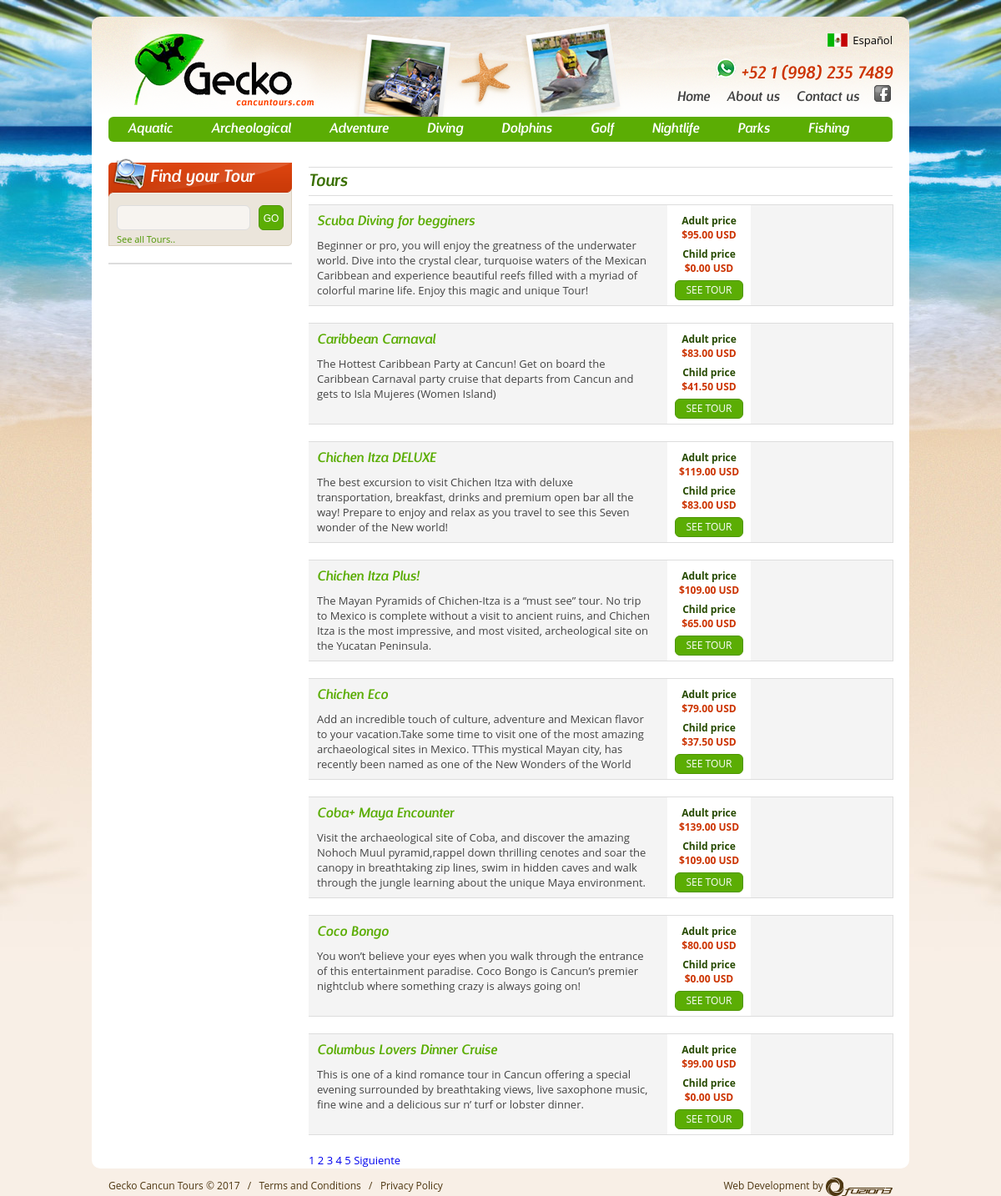
/en/todos.php, run on the app's committed database.
### tables this page shows
CREATE TABLE `categorias` (
  `id_cat` int(11) NOT NULL AUTO_INCREMENT,
  `nom_cat` varchar(100) NOT NULL,
  `nom_catIng` varchar(100) DEFAULT NULL,
  `imagen_cat` varchar(200) DEFAULT NULL,
  `texto_cat` text,
  `texto_catIng` text,
  `titleCat` varchar(200) DEFAULT NULL,
  `titleCatIng` varchar(200) DEFAULT NULL,
  `descriptionCat` text,
  `descriptionCatIng` text,
  `keywordsCat` text,
  `keywordsCatIng` text,
  PRIMARY KEY (`id_cat`)
);

CREATE TABLE `tours` (
  `id_tour` int(11) NOT NULL AUTO_INCREMENT,
  `cat_id` int(11) NOT NULL,
  `localizacion_id` int(11) NOT NULL,
  `nom_tour` varchar(250) NOT NULL,
  `nom_tourIng` varchar(250) DEFAULT NULL,
  `tm` varchar(3) NOT NULL,
  `precio_adulto` double(10,2) DEFAULT NULL,
  `precio_nino` double(10,2) DEFAULT NULL,
  `precio_regular` double(10,2) DEFAULT NULL,
  `imagen` varchar(200) DEFAULT NULL,
  `descripcion` varchar(255) NOT NULL,
  `descripcionIng` varchar(255) DEFAULT NULL,
  `texto_tour` text,
  `texto_tourIng` text,
  `duracion` varchar(100) DEFAULT NULL,
  `temporada` varchar(100) DEFAULT NULL,
  `disponibilidad` varchar(100) DEFAULT NULL,
  `horario` varchar(100) DEFAULT NULL,
  `ideal_para` varchar(100) DEFAULT NULL,
  `n_personas` varchar(100) DEFAULT NULL,
  `l_partida` varchar(100) DEFAULT NULL,
  `l_llegada` varchar(100) DEFAULT NULL,
  `r_adecuada` varchar(100) DEFAULT NULL,
  `duracionIng` varchar(100) DEFAULT NULL,
  `temporadaIng` varchar(100) DEFAULT NULL,
  `disponibilidadIng` varchar(100) DEFAULT NULL,
  `horarioIng` varchar(100) DEFAULT NULL,
  `ideal_paraIng` varchar(100) DEFAULT NULL,
  `n_personasIng` varchar(100) DEFAULT NULL,
  `l_partidaIng` varchar(100) DEFAULT NULL,
  `l_llegadaIng` varchar(100) DEFAULT NULL,
  `r_adecuadaIng` varchar(100) DEFAULT NULL,
  `lat` float(10,6) DEFAULT NULL,
  `lon` float(10,6) DEFAULT NULL,
  `title` text,
  `keywords` text,
  `description` text,
  `titleIng` text,
  `keywordsIng` text,
  `descriptionIng` text,
  `listado` varchar(2) NOT NULL,
  `destacado` varchar(2) NOT NULL,
  PRIMARY KEY (`id_tour`)
);

### en/include/config.php (called while the page is built, shortened)
<?php
$idiomaDB = "Ing";
$carpetaRaiz = "/";
$page = basename($_SERVER['SCRIPT_NAME']);
if($_SERVER['SERVER_PORT'] and $_SERVER['SERVER_PORT'] <> 80 ){$path = 'http://'.$_SERVER['SERVER_NAME'].':'.$_SERVER['SERVER_PORT'].$carpetaRaiz;}
else {$path = 'http://'.$_SERVER['SERVER_NAME'].$carpetaRaiz;}
?>

### include/function.php (called while the page is built, shortened)
<?php
function urls_amigables($url) {
$url = strtolower($url);
$find = array('&aacute;', '&eacute;', '&iacute;', '&oacute;', '&uacute;', '&ntilde;', '&amp;', '&');
$repl = array('a', 'e', 'i', 'o', 'u', 'n', 'and', '');
$url = str_replace ($find, $repl, $url);
$find = array(' ', '&', '\r\n', '\n', '+');
$url = str_replace ($find, '-', $url);
$find = array('/[^a-z0-9\-<>]/', '/[\-]+/', '/<[^>]*>/');
$repl = array('', '-', '');
$url = preg_replace ($find, $repl, $url);
return $url;
}
?>

### en/todos.php (the view, shortened to what this page needs)
<?php
require_once('../Connections/conexion.php');
include("include/config.php");
include('../include/function.php');
$currentPage = $_SERVER["PHP_SELF"];
$maxRows_TCategoria = 8;
$pageNum_TCategoria = 0;
$startRow_TCategoria = $pageNum_TCategoria * $maxRows_TCategoria;
$colname_id = "-1";
$query_DCategoria = sprintf("SELECT * FROM categorias WHERE id_cat = %s" , GetSQLValueString($colname_id, "int"));
$DCategoria = mysql_query($query_DCategoria, $conexion) or die(mysql_error());
$row_DCategoria = mysql_fetch_assoc($DCategoria);
$query_TCategoria = sprintf("SELECT * FROM tours AS T INNER JOIN localizacion AS L ON (T.localizacion_id = L.id_localizacion) INNER JOIN  categorias AS C ON (T.cat_id = C.id_cat) WHERE T.listado = 'SI' ORDER BY T.nom_tour ASC");
$query_limit_TCategoria = sprintf("%s LIMIT %d, %d", $query_TCategoria, $startRow_TCategoria, $maxRows_TCategoria);
$TCategoria = mysql_query($query_limit_TCategoria, $conexion) or die(mysql_error());
$row_TCategoria = mysql_fetch_assoc($TCategoria);
if (isset($_GET['totalRows_TCategoria'])) {
  $totalRows_TCategoria = $_GET['totalRows_TCategoria'];
} else {
  $all_TCategoria = mysql_query($query_TCategoria);
  $totalRows_TCategoria = mysql_num_rows($all_TCategoria);
}
$totalPages_TCategoria = ceil($totalRows_TCategoria/$maxRows_TCategoria)-1;
$queryString_TCategoria = "";
$queryString_TCategoria = sprintf("&totalRows_TCategoria=%d%s", $totalRows_TCategoria, $queryString_TCategoria);
?>
<?php include("../include/html.php"); ?>
<head>
<?php include("../include/css.php"); ?>
</head>
<body>
<div id="wrapper">
<div class="container">
<?php include("include/header.php"); ?>
<?php include("include/aside.php"); ?>
<div class="twelve columns">
<div class="eight columns omega">
</div>
<h2 class="titulo">Tours <?php echo $row_DCategoria['nom_cat'.$idiomaDB]; ?></h2>
<section class="listado clearfix">
        <?php if ($totalRows_TCategoria > 0) { ?>
        <?php do {
	  $nom_tour = trim($row_TCategoria['nom_tour'.$idiomaDB]);
	  $nom_tour = htmlentities($nom_tour, ENT_COMPAT, 'utf-8');
?>
<article>
<div class="datosTour seven columns">
<h3 class="nomTour"><a class="ax" href="<?php echo $path; ?>en/detalles/<?php echo $row_TCategoria['id_tour']."-".urls_amigables($nom_tour).".php"; ?>" title=""><? echo $row_TCategoria['nom_tour'.$idiomaDB]; ?></a></h3>
<p class="desTour"><?php echo $row_TCategoria['descripcion'.$idiomaDB]; ?></p>
</div>
<div class="preTour two columns omega">
 <?php $precio_adulto = number_format($row_TCategoria['precio_adulto'],2); ?>
<p><?php echo PRECIOADULTO; ?> <span>$<?php echo $precio_adulto; ?> <?php echo $row_TCategoria['tm']; ?></span></p>
<?php $precio_nino = number_format($row_TCategoria['precio_nino'], 2); ?>
<p><?php echo PRECIONINO; ?> <span>$<?php echo $precio_nino; ?> <?php echo $row_TCategoria['tm']; ?></span></p>
<a href="<?php echo $path; ?>en/detalles/<?php echo $row_TCategoria['id_tour']."-".urls_amigables($nom_tour).".php"; ?>" class="boton"><?php echo BOTONVERTOUR; ?></a>
</div>
</article>
<?php } while ($row_TCategoria = mysql_fetch_assoc($TCategoria)); }?>
<div id="paginacion">
          <?php
$fx_start = 0;
$fx_Pages = 10;
$fx_numOfPages = ceil($totalRows_TCategoria/$maxRows_TCategoria);
if ($fx_Pages == -1 || $fx_Pages > $fx_numOfPages) $fx_Pages = $fx_numOfPages;
$fx_end = $fx_Pages;
$fx_end += $fx_start;
while ($fx_numOfPages > 1 && $fx_start < $fx_end) {
  $fx_preStr = "<a href=\"#\" class=\"current\">";
  $fx_postStr = "</a>";
  $fx_delim = "";
  if ($fx_start > $fx_end-$fx_Pages) $fx_delim = "  ";
  if ($fx_start != $pageNum_TCategoria) {
    $fx_preStr = "<a href=\"".$currentPage."?pageNum_TCategoria=".$fx_start.$queryString_TCategoria."\">";
    $fx_postStr = "</a>";
  }
  echo $fx_delim.$fx_preStr.($fx_start+1).$fx_postStr;
  $fx_start++;
}
?>
<?php if ($pageNum_TCategoria < $totalPages_TCategoria) {  ?>
    <a  href="<?php printf("%s?pageNum_TCategoria=%d%s", $currentPage, min($totalPages_TCategoria, $pageNum_TCategoria + 1), $queryString_TCategoria); ?>" class="next">Siguiente</a>
    <?php }  ?>
		</div>
</section>
</div>
</div>
</div>
<?php include("include/footer.php"); ?>
</body>
</html>

### en/include/header.php
<?php
$arrCategoria = array();
$query_categorias = "SELECT * FROM categorias ORDER BY nom_cat ASC";
$categorias = mysql_query($query_categorias, $conexion) or die(mysql_error());
while ($row_categorias = mysql_fetch_assoc($categorias)){
	array_push( $arrCategoria,$row_categorias );
	}
?>
<header class="sixteen columns">
<a href="<?php echo $path; ?>en/" title="<?php echo EMPRESA; ?>" id="logo"><img src="<?php echo $path; ?>imagenes/logo.png" alt="<?php echo EMPRESA; ?>"></a>
<a href="http://www.geckocancuntours.com/" title="<?php echo IDIOMA; ?>" id="idioma"><span class="<?php echo BANDERA; ?>"><?php echo IDIOMA; ?></span></a>
<p id="contacto"><img src="<?php echo $path; ?>imagenes/iconos/whatsapp.png"><span> +52 1 (998) 235 7489</span></p>
<ul id="rs">
<li><a href="https://www.facebook.com/geckocancun" class="facebook" title="Facebook" target="_blank">Facebook</a></li>
</ul>
<ul class="menu">
  <li><a href="<?php echo $path; ?>en/"<?php if ($page == 'index.php') {?> class="activo"<?php } ?>><?php echo NAVINICIO; ?></a></li>
  <li><a href="<?php echo $path; ?>en/nosotros.php"><?php echo NAVNOSOTROS; ?></a></li>
  <li><a href="<?php echo $path; ?>en/contacto.php" <?php if ($page == 'contacto.php') {?> class="activo" <?php } ?>><?php echo NAVCONTACTO; ?></a></li>
</ul>
<nav>
<ul>
<?php foreach($arrCategoria as $categoria) {
$nom_cat = htmlentities($categoria['nom_cat'.$idiomaDB], ENT_COMPAT, 'utf-8');
?>
<li>
<a href="<?php echo $path; ?>en/tours/<?php echo $categoria['id_cat']."-".urls_amigables($nom_cat).".php"; ?>" <? if(isset($_GET['id_cat']) && $_GET['id_cat'] == $categoria['id_cat']){?> class="activo" <? } ?>><?php echo $nom_cat; ?></a>
</li>
<?php } ?>
</ul>
</nav>
</header>

### css/estilo.css (style rules this page uses)
* { padding:0; margin:0; }
html { -webkit-font-smoothing:antialiased; }
ul,li { list-style:none; }
img,fieldset { border-width:0; }
a { text-decoration:none; outline-style:none; }
a img { border:none; }
body { font:normal 13px/20px 'Open Sans',Arial,sans-serif; color:#444; background:#F8EFE6 url(../imagenes/bg.jpg) center top no-repeat fixed; }
article,aside,details,figcaption,figure,footer,header,hgroup,nav,section,iframe { display:block; }
h1,h2,h3 { font-family:"designosauritalic",serif; font-weight:normal; color:#000; line-height:normal; margin-bottom:10px; }
h2 { font-size:20px; }
h3 { font-size:16px; }
p { margin-bottom:20px; }
#wrapper { margin:20px auto 10px; width:960px; padding:0 10px; background:#FFF url(../imagenes/wrapper.png) center top no-repeat; }
header { position:relative; height:150px; margin-bottom:20px; }
header a#logo { position:absolute; top:20px; left:30px; }
header a#logo img { width:216px; height:88px; }
header a#idioma { position:absolute; top:20px; right:0; width:auto; height:16px; line-height:16px; color:#000; display:block; }
header a#idioma span.en,header a#idioma span.es { padding-left:30px; }
header a#idioma span.es { background:url(../imagenes/iconos/es.png) left center no-repeat; }
header p#contacto { position:absolute; top:50px; right:0; width:auto; font-family:"designosauritalic",serif; font-size:16px; color:#000; text-align:right; margin:0; }
header p#contacto span { font-size:20px; color:#CC3300; }
header ul#rs { position:absolute; top:80px; right:0; overflow:hidden; }
header ul#rs li { float:left; margin-left:10px; height:24px; line-height:24px; display:inline; }
header ul#rs li a { width:24px; text-indent:-9999px; display:block; cursor:pointer; }
header ul#rs li a.facebook { background:url(../imagenes/iconos/rs.png) 0 0; }
header ul.menu { position:absolute; top:82px; right:40px; overflow:hidden; }
header ul.menu a { font-family:"designosauritalic",serif; font-size:16px; color:#444; height:30px; line-height:30px; display:block; }
header ul.menu li { float:left; display:inline; margin-left:20px; }
header nav ul { position:absolute; bottom:0; left:0; width:100%; height:30px; background-color:#5BAD04; }
header nav a { font-family:"designosauritalic",serif; font-size:16px; color:#FFF; text-align:center; height:30px; line-height:30px; display:inline-block; padding:0 23px; }
header nav ul li { float:left; display:inline; }
.listado { margin:0 auto; }
.listado article { width:100%; height:120px; overflow:hidden; background-color:#F4F4F4; border:#DDD 1px solid; border-left:none;margin-bottom:20px!important; }
.listado article a { cursor:pointer; overflow:hidden; }
.listado article .datosTour { padding-top:10px; }
.listado article .preTour { height:100px; padding:10px 0; background-color:#FFF; }
.listado article .preTour p { font-size:12px; margin-bottom:6px; }
.listado article .preTour a.boton { height:22px; line-height:22px; display:block; padding:0; margin:0 auto; width:80px; }
.nomTour,.nomTour a { color:#5BAD04; }
.desTour { line-height:normal; margin-bottom:0; }
.preTour { text-align:center; overflow:hidden; }
.preTour p { font-weight:bold; color:#264A00; line-height:normal; }
.preTour p span { display:block; color:#CC3300; }
a.boton,button { font-size:12px; color:#FFF; text-align:center; text-transform:uppercase; height:30px; line-height:30px; display:inline-block; padding:0 15px; border:#4D9500 1px solid; }
a.boton:link,a.boton:visited,button { background-color:#5BAD04; }
.titulo { font-family:'designosauritalic',serif; font-size:20px; color:#396F00; padding:4px 0; border:#DDD 1px solid; border-left:none; border-right:none; margin-bottom:10px; }
.borderradius #wrapper { border-radius:10px; -moz-border-radius:10px; -webkit-border-radius:10px; }
.borderradius input,.borderradius select,.borderradius textarea,.borderradius header nav ul,.borderradius header nav a,.borderradius a.boton,.borderradius button,.borderradius #thumbs img,.borderradius .radius,.borderradius .frame embed,.borderradius .frame object,.borderradius .frame iframe { border-radius:6px; -moz-border-radius:6px; -webkit-border-radius:6px; }

### data on the page
categorias: nom_catIng "Aquatic"
categorias: nom_catIng "Archeological"
categorias: nom_catIng "Adventure"
categorias: nom_catIng "Diving"
categorias: nom_catIng "Dolphins"
categorias: nom_catIng "Golf"
categorias: nom_catIng "Nightlife"
categorias: nom_catIng "Parks"
categorias: nom_catIng "Fishing"
tours: nom_tourIng "Scuba Diving for begginers", descripcionIng "Beginner or pro, you will enjoy the greatness of the underwater world. Dive into the crystal clear, turquoise waters of the Mexican Caribbean and experience beautiful reefs filled with a myriad of colorful marine life. Enjoy this magic and unique Tour!", precio_adulto "95.00", tm "USD", precio_nino "0.00"
tours: nom_tourIng "Caribbean Carnaval", descripcionIng "The Hottest Caribbean Party at Cancun! Get on board the Caribbean Carnaval party cruise that departs from Cancun and gets to Isla Mujeres (Women Island)", precio_adulto "83.00", tm "USD", precio_nino "41.50"
tours: nom_tourIng "Chichen Itza DELUXE", descripcionIng "The best excursion to visit Chichen Itza with deluxe transportation, breakfast, drinks and premium open bar all the way! Prepare to enjoy and relax as you travel to see this Seven wonder of the New world!", precio_adulto "119.00", tm "USD", precio_nino "83.00"
tours: nom_tourIng "Chichen Itza Plus!", descripcionIng "The Mayan Pyramids of Chichen-Itza is a “must see” tour. No trip to Mexico is complete without a visit to ancient ruins, and Chichen Itza is the most impressive, and most visited, archeological site on the Yucatan Peninsula.", precio_adulto "109.00", tm "USD", precio_nino "65.00"
tours: nom_tourIng "Chichen Eco", descripcionIng "Add an incredible touch of culture, adventure and Mexican flavor to your vacation.Take some time to visit one of the most amazing archaeological sites in Mexico. TThis mystical Mayan city, has recently been named as one of the New Wonders of the World", precio_adulto "79.00", tm "USD", precio_nino "37.50"
tours: nom_tourIng "Coba+ Maya Encounter", descripcionIng "Visit the archaeological site of Coba, and discover the amazing Nohoch Muul pyramid,rappel down thrilling cenotes and soar the canopy in breathtaking zip lines, swim in hidden caves and walk through the jungle learning about the unique Maya environment.", precio_adulto "139.00", tm "USD", precio_nino "109.00"
tours: nom_tourIng "Coco Bongo", descripcionIng "You won’t believe your eyes when you walk through the entrance of this entertainment paradise. Coco Bongo is Cancun’s premier nightclub where something crazy is always going on!", precio_adulto "80.00", tm "USD", precio_nino "0.00"
tours: nom_tourIng "Columbus Lovers Dinner Cruise", descripcionIng "This is one of a kind romance tour in Cancun offering a special evening surrounded by breathtaking views, live saxophone music, fine wine and a delicious sur n’ turf or lobster dinner.", precio_adulto "99.00", tm "USD", precio_nino "0.00"

### other printed values
IDIOMA "Español"
NAVINICIO "Home"
NAVNOSOTROS "About us"
NAVCONTACTO "Contact us"
FORMBUSCARTITULO "Find your Tour"
FORMBUSCARBOTON "GO"
EMPRESA "Gecko Cancun Tours"
BYFUZION3 "Web Development by"
